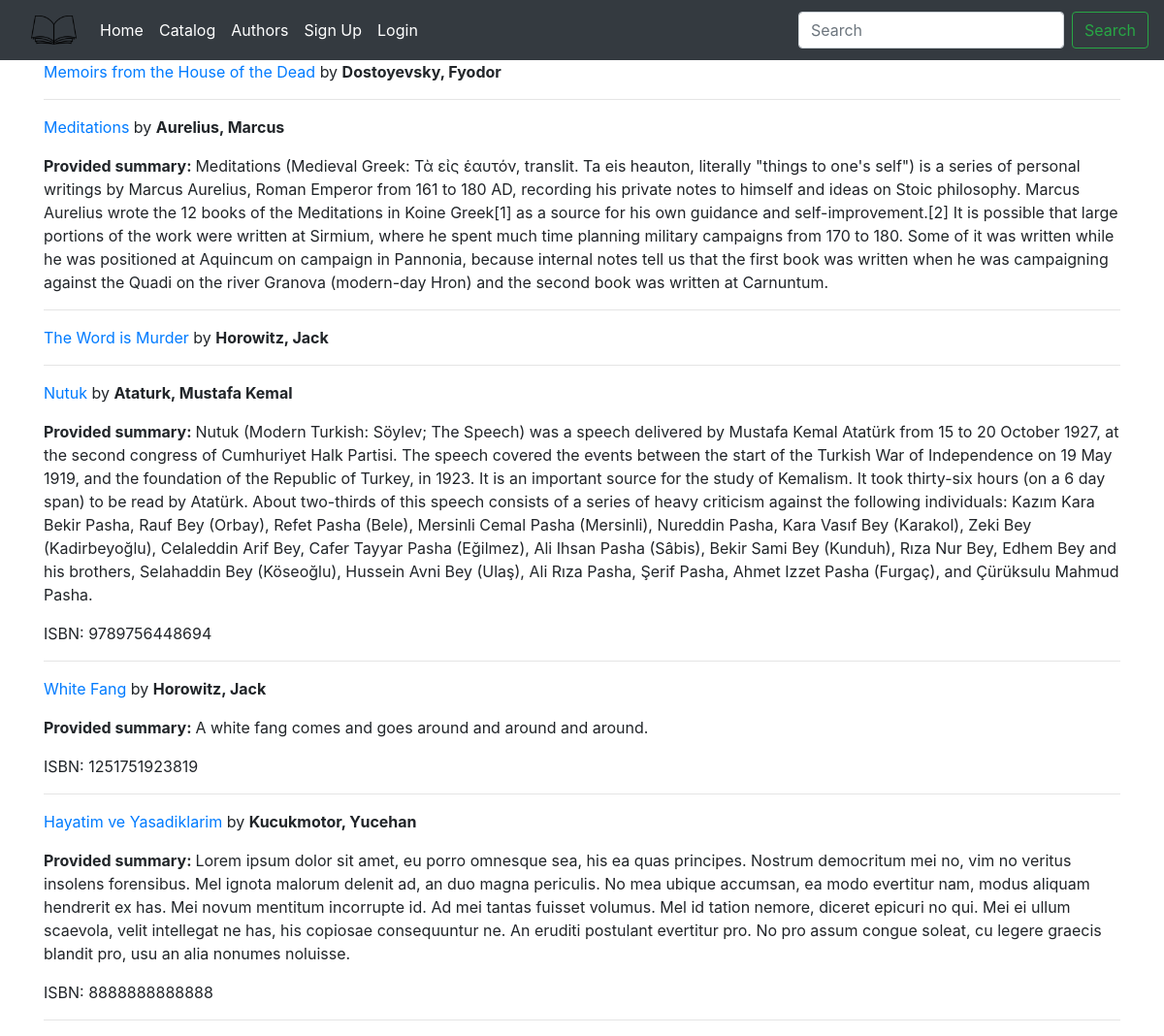
The app's page /catalog/, older data.
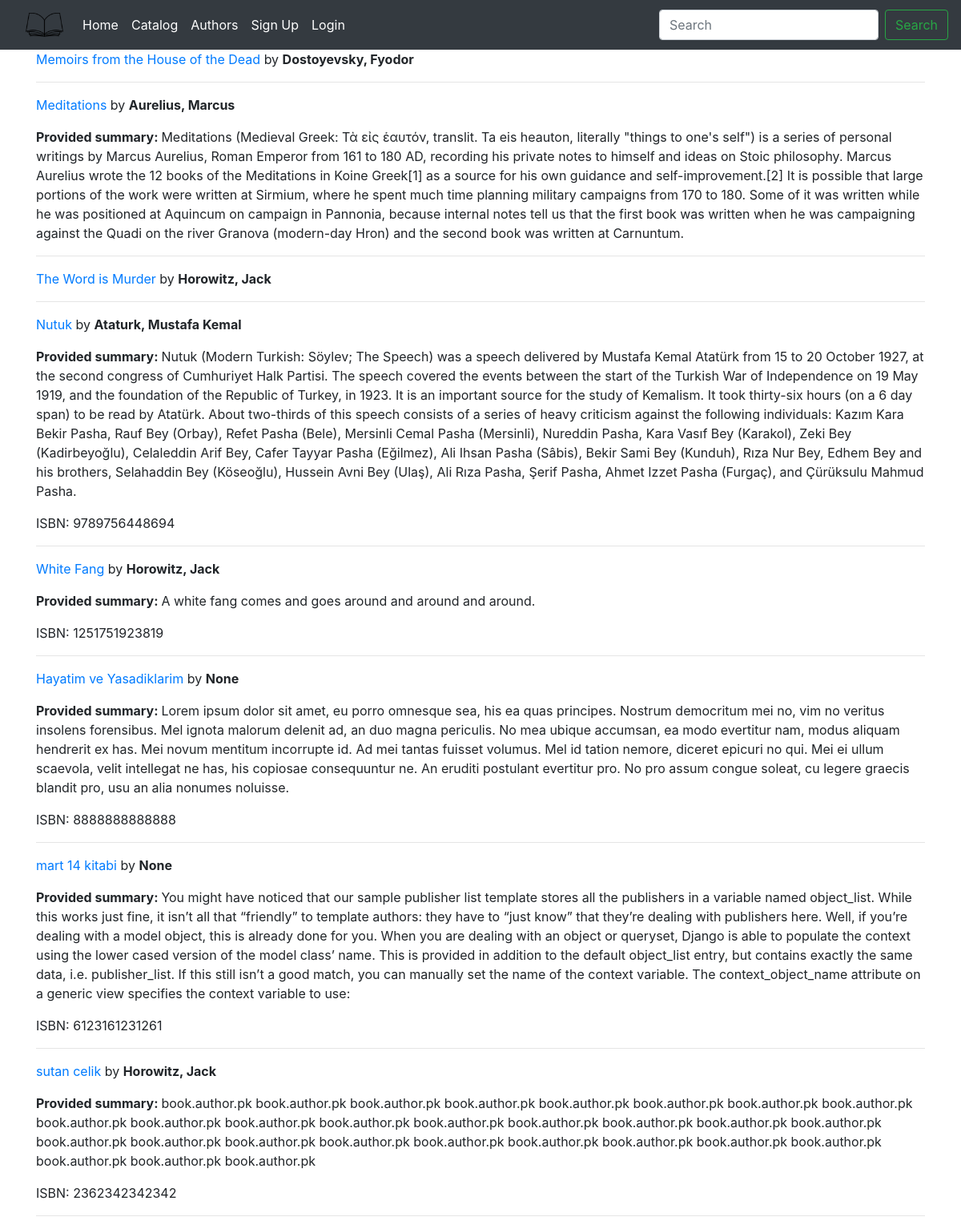
The same page, newer data.
### library_app/models.py (models this page shows, shortened)
class Book(models.Model):
    title = models.CharField(max_length=200)
    author = models.ForeignKey('Author', on_delete=models.SET_NULL, null=True)
    summary = models.TextField(max_length=1000,
                help_text='Enter a brief description of the book',
                null=True, blank=True)
    isbn = models.CharField('ISBN', max_length=13,
    help_text='13 Character <a href="https://www.isbn-international.org/content/what-isbn">ISBN number</a>',
    null=True, blank=True)
    genre = models.ManyToManyField(Genre,
                                   help_text='Select a genre for this book')
    def display_genre(self):
        """Create a string for the genre. This is required to display
        genre in Admin"""
        return ', '.join(genre.name for genre in self.genre.all()[:3])
    display_genre.short_description = 'Genre'

class Author(models.Model):
    first_name = models.CharField(max_length=50)
    last_name = models.CharField(max_length=75)
    date_of_birth = models.DateField(null=True, blank=True)
    date_of_death = models.DateField(verbose_name='Died', null=True, blank=True)
    bio = models.TextField(max_length=750, verbose_name='Author Biography',
                            default=None, null=True,
                            blank=True)
    def __str__(self):
        return f'{self.last_name}, {self.first_name}'
    class Meta:
        ordering = ['last_name', 'first_name']

### library_app/views.py (the view)
# urls.py: path('catalog/', views.BookListView.as_view(), name='book-list'),
class BookListView(generic.ListView):
    model = models.Book

### library_app/templates/library_app/book_list.html (shortened to what this page needs)
{% extends "base.html" %}
{% block content %}
  {% for book in book_list %}
      <p><a href="{% url 'library_app:book-detail' book.pk %}"> {{book.title}}</a> by <strong>{{book.author}}</strong></p>
      {% if book.summary %}
      <p><strong>Provided summary: </strong>{{ book.summary }}</p>
      {% endif %}
      {% if book.isbn %}
        <p>ISBN: {{book.isbn}}</p>
      {% endif %}
  <hr>
  {% endfor %}
{% endblock %}

Row changes from the older to the newer data that the page shows:
changed Book "Hayatim ve Yasadiklarim": author "Kucukmotor, Yucehan" → "None"
added Book: title "mart 14 kitabi", author "None", summary "You might have noticed that our sample publisher list template stores all the publishers in a variable named object_list. While this works just fine, it isn’t all that “friendly” to template authors: they have to “just know” that they’re dealing with publishers here. Well, if you’re dealing with a model object, this is already done for you. When you are dealing with an object or queryset, Django is able to populate the context using the lower cased version of the model class’ name. This is provided in addition to the default object_list entry, but contains exactly the same data, i.e. publisher_list. If this still isn’t a good match, you can manually set the name of the context variable. The…", isbn "6123161231261"
added Book: title "sutan celik", author "Horowitz, Jack", summary "book.author.pk book.author.pk book.author.pk book.author.pk book.author.pk book.author.pk book.author.pk book.author.pk book.author.pk book.author.pk book.author.pk book.author.pk book.author.pk book.author.pk book.author.pk book.author.pk book.author.pk book.author.pk book.author.pk book.author.pk book.author.pk book.author.pk book.author.pk book.author.pk book.author.pk book.author.pk book.author.pk book.author.pk book.author.pk", isbn "2362342342342"
